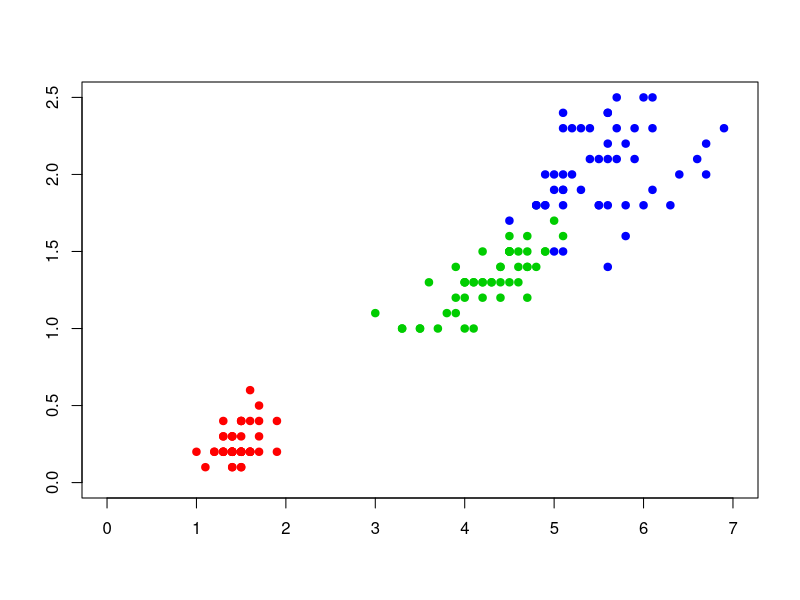

Write R code to recreate this figure. (Note: this script raises an error after producing the figure.)

#возвращает датафрейм с мат. ожиданиями
#для всех признаков по всем классам
calc_mu <- function (features) {
  #features - датафрейм: вектора признаков - фактор классов
  
  #ответ
  ans <- data.frame()
  
  #колличество признаков
  l <- dim(features)[2]
  
  for(i in levels(features[, l])){
    
    #хранит признаки рассматриваемого класса
    tmp_slice <- features[features[,l] == i, ]
    
    #колличество объектов рассматриваемого класса
    m <- dim(tmp_slice)[1]
    
    #посчитанные мат ожидания для рассматриваемого класса
    mus_for_one <- vector()
    
    for(j in 1:(l - 1)) {
      mus_for_one <- cbind(mus_for_one, sum(tmp_slice[, j]) / m)
    }
    
    ans <- rbind(ans, c(mus_for_one, i))
  }
  names(ans) <- names(features)
  
  return(ans)
}

#возвращает датафрейм средне квадратичных отклонений
#для всех признаков по всем классам
calc_sigma <- function (features) {
  #features - датафрейм: вектора признаков - фактор классов
  
  #ответ
  ans <- data.frame()
  
  #колличество признаков
  l <- dim(features)[2]
  
  for(i in levels(features[, l])){
    
    #хранит признаки рассматриваемого класса
    tmp_slice <- features[features[,l] == i, ]
    
    #колличество объектов рассматриваемого класса
    m <- dim(tmp_slice)[1]
    
    #посчитанные мат ожидания для рассматриваемого класса
    disp_for_one <- vector()
    
    for(j in 1:(l - 1)) {
      #мат ожидание в квадрате
      double_mu <- (sum(tmp_slice[, j]) / m) ^ 2
      #мат ожидание от квадрата
      mu_from_double <- (sum(tmp_slice[, j] ^ 2) / m)
      
      disp_for_one <- cbind(disp_for_one, sqrt(mu_from_double - double_mu))
    }
    
    ans <- rbind(ans, c(disp_for_one, i))
  }
  
  names(ans) <- names(features)
  return(ans)
}

#возвращает датафрейм априорных вероятностей
calc_aprior_prob <- function(features) {
  m <- dim(features)[1]
  l <- dim(features)[2]
  
  tb <- table(features[,l]) / m
  
  tb <- data.frame(tb)
  ans <- tb[, 2:1]
  names(ans) <- c("aprior", names(features)[l])
  return(ans)
}

#формула плотности для одного признака
#из класса для ннбс
formula_tight <- function(Point, mu, tsigma) {
  mu <- as.numeric(mu)
  tsigma <- as.numeric(tsigma)
  for_exp <- (Point - mu)^2
  for_exp <- for_exp / (2 * tsigma ^ 2)
  
  #правая часть формулы
  rpart <- exp(-for_exp)
  
  #левая часть формулы.
  lpart <- 1 / (tsigma * sqrt(2 * pi))
  
  ans <- lpart * rpart
  
  return(ans)
  
}

#возвращаем плотность для точки
#для наивного байесовского классификатора
calc_tight <- function(feature, tclass, tmus, ttsigmas) {
  #feature - признаки, как строка дата фрейма
  #tmus - датафрейм мат ожиданий
  #ttsigmas - датафрейм среднеквадратичных отклонений
  #tclass - класс, проверяющийся
  
  #колличество признаков
  l <- dim(feature)[2]
  
  #выделить мат ожидание относящиеся к проеряемому классу
  tl <- dim(tmus)[2]
  mus <- tmus[tmus[, tl] == tclass, ]
  
  #выделить среднеквадратичные отклонения проверяемого класса
  tl <-dim(ttsigmas)[2]
  tsigmas <- ttsigmas[which(ttsigmas[,tl] == tclass) , ]
  
  
  
  #хранит суммы логарифмов плотностей
  tight_sum <- 0
  
  for(i in 1:l) {
    tmp <- formula_tight(feature[,i], mus[,i], tsigmas[,i])
    tight_sum <- tight_sum + log(tmp)
  }
  
  return(tight_sum)
}

#основной алгоритм наивного байеса.
naive_bias <- function(x, y, tlyambda = NA, tmu = NA, ttsigma = NA, taprior = NA) {
  #x - объект для классификации
  #y - выборка
  #tmu - матожиданий предоставленные пользователем.
  #ttsigma - сигмы предоставленные пользователем 
  #taprior - априорные вероятности предоставленные пользователем
  
  mu <- NA #мат ожидания
  tsigma <- NA #сигмы
  aprior <- NA #априорные вероятности
  lyambda <- NA #переменные штрафа за ошибку
  # print("ALAHAMORA")
  
  #условия проверяющие дал ли пользователь какие-нибудь начальные данные
  #если не дал, то высчитать самостоятельно
  if(is.na(tmu) == FALSE) {
    mu <- tmu
  } else {
    mu <- calc_mu(y)
  }
  
  if(is.na(ttsigma) == FALSE) {
    tsigma <- ttsigma 
  } else {
    tsigma <- calc_sigma(y)
  }
  
  if(is.na(taprior) == FALSE) {
    aprior <- taprior
  } else {
    aprior <- calc_aprior_prob(y)
  }
  
  #использовать датафрейм мат ожиданий, чтобы посчитать колличество классов
  l <- dim(mu)[1]
  
  if (is.na(tlyambda) == FALSE) {
    lyambda <- tlyambda
  } else {
    lyambda <- seq(1, l)
  }
  
  
  maxv <- -1 #начальный максимальный результат
  best_class <- aprior[1,2] #счтитаем клссом по умолчанию первый класс
  
  
  
  for (i in 1:l) {
    tclass <- aprior[i,2]
    aprior_part <- log(lyambda[i] * aprior[i, 1])
    tight_part <- calc_tight(x, tclass, mu, tsigma)
    
    united_part <- aprior_part + tight_part
    
    if(united_part > maxv) {
      maxv <- united_part
      best_class <- tclass
    }
  }
  
  if(maxv < -0.9999) {
    maxv <- 0.00001
    best_class <- "na"
  }
  
  ans <- c(best_class, as.numeric(maxv))
  ans <- data.frame(ans[1], exp(as.numeric(maxv)))
  names(ans) <- c("class", "tig")
  
  return(ans)
}

make_map <- function(colors, classifier = naive_bias, k = NA, q = NA) {
  #
  
  plot(1, type="n", xlab="", ylab="", xlim=c(0, 7), ylim=c(0, 2.5))
  points(iris[, 3:4], pch = 21, bg = colors[iris$Species], col 
         = colors[iris$Species], asp = 1)
  
  i = 0
  j = 0
  
  
  tmps <- data.frame()
  
  while (i <= 7) {
    while(j < 2.6) {
      p <- iris[1, 1:(dim(iris)[2] - 1)]
      p[3] = i
      p[4] = j
      
      t <- classifier(p[,3:4], iris[,3:5])
      
      p <- cbind(p, t[1], t[2])
      # points(p[,3], p[,4], pch = 21,
      #        # bg = colors[p[, 5]],
      #        col = colors[p$class], cex = as.numeric(p$tig) + 1)
      j <- j + 1/10
      
      tmps <- rbind(tmps, p)
    }
    i <- i + 1/10
    j <- 0
  }
  
  
  print(tmps)
  
  contourplot(tig ~ Petal.Length * Petal.Width, data = tmps, region = TRUE)
}

colors <- c("setosa" = "red", "versicolor" = "green3", 
            "virginica" = "blue", "na" = "yellow") 

make_map(colors)


x <- iris[, c(1:(dim(iris)[2] - 1))]
x

# plot(iris[, 3:4], pch = 21, bg = colors[iris$Species], col 
#      = colors[iris$Species], asp = 1)
# 
# plot(1, type="n", xlab="", ylab="", xlim=c(0, 7), ylim=c(0, 2.5))
# points(iris[, 3:4], pch = 21, bg = colors[iris$Species], col 
#      = colors[iris$Species], asp = 1)

ans <- data.frame()
for(i in 1:dim(x)[1]) {
  ans <- rbind(ans, naive_bias(x[i, 3:4], iris[, 3:5]))
}

str(ans)

x <- cbind(x, ans)
x
plot(x[,3], x[,4], pch = 22, bg = colors[x[, 5]],
       col = colors[x[, 5]], cex = as.numeric(x[,6]) + 1)


points(x[,3], x[,4], pch = 22, bg = colors[x[, 5]],
     col = colors[x[, 5]], cex = x[,6] + 1)
